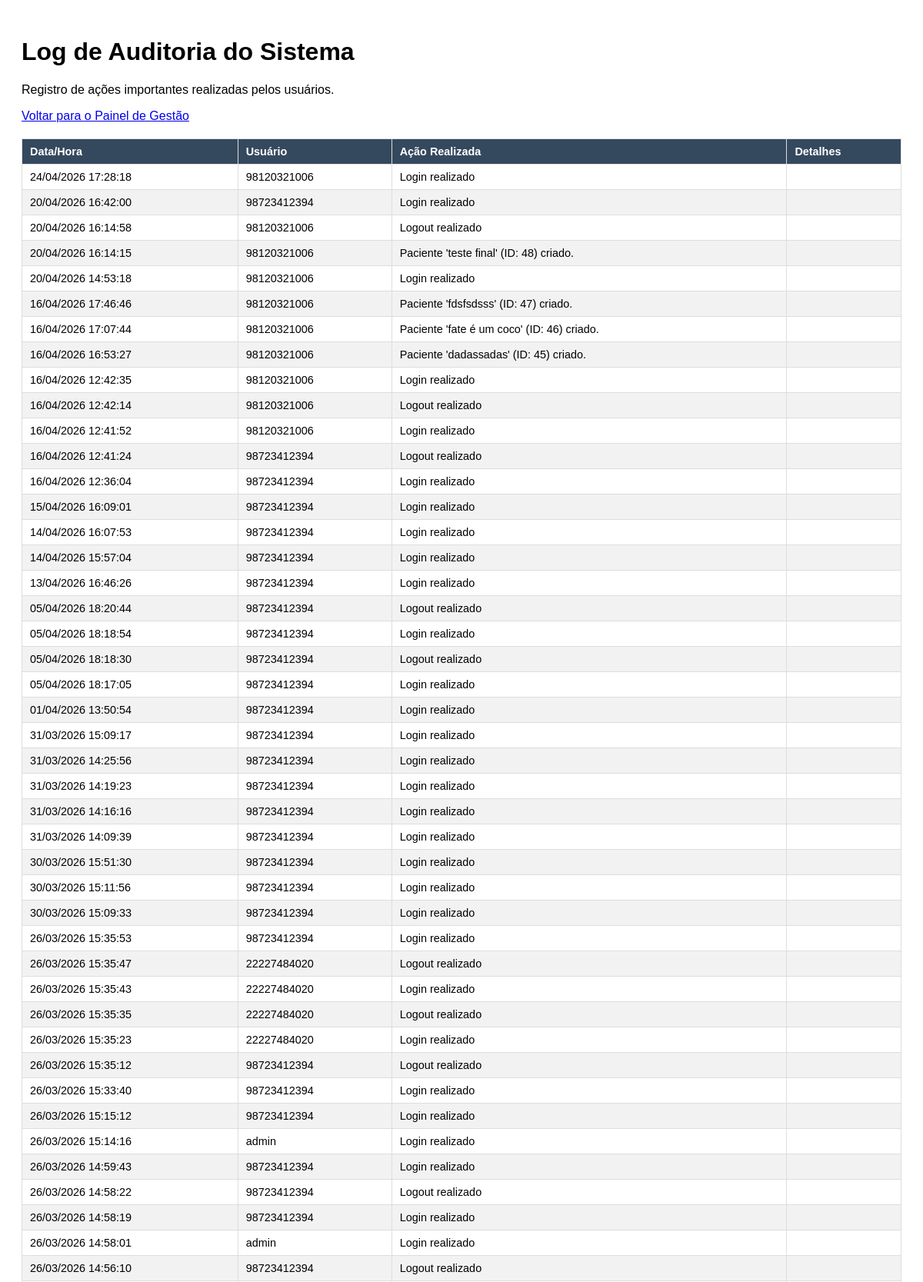
Screenshot of /master/gestao/log-auditoria/ (signed in, upper part) with the database file from the repository.
### triagem/models.py (models this page shows, shortened)
class LogAcao(models.Model):
    unidade_saude = models.ForeignKey(UnidadeSaude, on_delete=models.CASCADE, null=True) # Campo OBRIGATÓRIO
    usuario = models.ForeignKey(
        settings.AUTH_USER_MODEL,
        on_delete=models.SET_NULL, # Mantém o log mesmo se o usuário for deletado
        null=True,
        blank=True,
        verbose_name="Usuário"
    )
    acao = models.CharField(max_length=255, verbose_name="Ação Realizada")
    detalhes = models.TextField(blank=True, null=True, verbose_name="Detalhes Adicionais")
    timestamp = models.DateTimeField(auto_now_add=True, verbose_name="Data/Hora")
    class Meta:
        ordering = ['-timestamp'] # Ordena do mais recente para o mais antigo
        verbose_name = "Registro de Auditoria"
        verbose_name_plural = "Registros de Auditoria"

class CustomUser(AbstractUser):
    unidade_saude = models.ForeignKey(UnidadeSaude, on_delete=models.CASCADE, null=True) # Campo OBRIGATÓRIO
    class TipoUsuario(models.TextChoices):
        ATENDENTE = 'ATENDENTE', 'Atendente'
        MEDICO = 'MEDICO', 'Médico'
        ENFERMEIRO = 'ENFERMEIRO', 'Enfermeiro'
        ADMIN = 'ADMIN', 'Admin'
    UF_CHOICES = [
        ('AC', 'AC'), ('AL', 'AL'), ('AP', 'AP'), ('AM', 'AM'), ('BA', 'BA'),
        ('CE', 'CE'), ('DF', 'DF'), ('ES', 'ES'), ('GO', 'GO'), ('MA', 'MA'),
        ('MT', 'MT'), ('MS', 'MS'), ('MG', 'MG'), ('PA', 'PA'), ('PB', 'PB'),
        ('PR', 'PR'), ('PE', 'PE'), ('PI', 'PI'), ('RJ', 'RJ'), ('RN', 'RN'),
        ('RS', 'RS'), ('RO', 'RO'), ('RR', 'RR'), ('SC', 'SC'), ('SP', 'SP'),
        ('SE', 'SE'), ('TO', 'TO'),
    ]
    Especializacoes = [
        ('CLINICA_GERAL', 'Clínica Geral'),
        ('CARDIOLOGIA', 'Cardiologia'),
        ('ORTOPEDIA', 'Ortopedia'),
        ('PEDIATRIA', 'Pediatria'),
        ('NEUROLOGIA', 'Neurologia'),
        ('OUTRA', 'Outra')
    ]
    nome_completo = models.CharField(max_length=255)
    email = models.EmailField(unique=True)
    cpf = models.CharField(max_length=14, unique=True)
    telefone = models.CharField(max_length=20, blank=True, null=True)
    tipo_usuario = models.CharField(max_length=20, choices=TipoUsuario.choices, default=TipoUsuario.ATENDENTE)
    crm = models.CharField(max_length=20, blank=True, null=True, verbose_name="CRM")
    especializacao = models.CharField(max_length=50, choices=Especializacoes,blank=True,null=True)
    coren = models.CharField(max_length=20, blank=True, null=True, verbose_name="COREN")
    uf_registro = models.CharField(max_length=2, choices=UF_CHOICES, blank=True, null=True, verbose_name="UF do Registro Profissional")
    foto_perfil = models.ImageField(upload_to='fotos_perfil/', default='fotos_perfil/default.jpg', null=True,blank=True,verbose_name="Foto de Perfil")
    USERNAME_FIELD = 'username'
    REQUIRED_FIELDS = ['email', 'nome_completo', 'cpf']

### triagem/decorators.py (the view)
    def _wrapped_view(request, *args, **kwargs):
        if not (request.user.is_superuser or (request.user.is_authenticated and request.user.tipo_usuario == 'ADMIN')):
            raise PermissionDenied
        return view_func(request, *args, **kwargs)

### triagem/views.py (called while the page is built)
@login_required
@admin_required # Protege a view
def log_auditoria_view(request):
    unidade_atual = request.user.unidade_saude
    log_list = LogAcao.objects.filter(unidade_saude=unidade_atual) # Pega todos os logs (já ordenados pelo Meta)
    paginator = Paginator(log_list, 50) # Mostra 50 logs por página
    page_number = request.GET.get('page')
    page_obj = paginator.get_page(page_number)
    context = {
        'page_obj': page_obj,
        'pagina_ativa': 'gestao', # Ou crie um 'log' se quiser
    }
    return render(request, 'site/log_auditoria.html', context)

### triagem/templates/site/log_auditoria.html (shortened to what this page needs)
<!DOCTYPE html>
<html lang="pt-br">
<head>
</head>
<body>
    <h1>Log de Auditoria do Sistema</h1>
    <p>Registro de ações importantes realizadas pelos usuários.</p>
    <p><a href="{% url 'hosp:painel_gestao' %}">Voltar para o Painel de Gestão</a></p>
    <table>
        <thead>
            <tr>
                <th>Data/Hora</th>
                <th>Usuário</th>
                <th>Ação Realizada</th>
                <th>Detalhes</th>
            </tr>
        </thead>
        <tbody>
            {% for log in page_obj %}
            <tr>
                <td>{{ log.timestamp|date:"d/m/Y H:i:s" }}</td>
                <td>{{ log.usuario.username|default:"Sistema" }}</td>
                <td>{{ log.acao }}</td>
                <td>{{ log.detalhes|default:"" }}</td>
            </tr>
            {% empty %}
            <tr>
                <td colspan="4" style="text-align: center;">Nenhum registro de auditoria encontrado.</td>
            </tr>
            {% endfor %}
        </tbody>
    </table>
</body>
</html>

### triagem/templates/site/log_auditoria.html (style rules this page uses)
body { font-family: sans-serif; padding: 20px; }
table { width: 100%; border-collapse: collapse; margin-top: 20px; }
th, td { padding: 8px 10px; border: 1px solid #ddd; text-align: left; font-size: 0.9em; }
thead { background-color: #34495e; color: white; }
tbody tr:nth-child(even) { background-color: #f2f2f2; }

### rows the page displays
LogAcao: timestamp "24/04/2026 17:28:18", usuario.username "98120321006", acao "Login realizado"
LogAcao: timestamp "20/04/2026 16:42:00", usuario.username "98723412394", acao "Login realizado"
LogAcao: timestamp "20/04/2026 16:14:58", usuario.username "98120321006", acao "Logout realizado"
LogAcao: timestamp "20/04/2026 16:14:15", usuario.username "98120321006", acao "Paciente 'teste final' (ID: 48) criado."
LogAcao: timestamp "20/04/2026 14:53:18", usuario.username "98120321006", acao "Login realizado"
LogAcao: timestamp "16/04/2026 17:46:46", usuario.username "98120321006", acao "Paciente 'fdsfsdsss' (ID: 47) criado."
LogAcao: timestamp "16/04/2026 17:07:44", usuario.username "98120321006", acao "Paciente 'fate é um coco' (ID: 46) criado."
LogAcao: timestamp "16/04/2026 16:53:27", usuario.username "98120321006", acao "Paciente 'dadassadas' (ID: 45) criado."
LogAcao: timestamp "16/04/2026 12:42:35", usuario.username "98120321006", acao "Login realizado"
LogAcao: timestamp "16/04/2026 12:42:14", usuario.username "98120321006", acao "Logout realizado"
LogAcao: timestamp "16/04/2026 12:41:52", usuario.username "98120321006", acao "Login realizado"
LogAcao: timestamp "16/04/2026 12:41:24", usuario.username "98723412394", acao "Logout realizado"
LogAcao: timestamp "16/04/2026 12:36:04", usuario.username "98723412394", acao "Login realizado"
LogAcao: timestamp "15/04/2026 16:09:01", usuario.username "98723412394", acao "Login realizado"
LogAcao: timestamp "14/04/2026 16:07:53", usuario.username "98723412394", acao "Login realizado"
LogAcao: timestamp "14/04/2026 15:57:04", usuario.username "98723412394", acao "Login realizado"
LogAcao: timestamp "13/04/2026 16:46:26", usuario.username "98723412394", acao "Login realizado"
LogAcao: timestamp "05/04/2026 18:20:44", usuario.username "98723412394", acao "Logout realizado"
LogAcao: timestamp "05/04/2026 18:18:54", usuario.username "98723412394", acao "Login realizado"
LogAcao: timestamp "05/04/2026 18:18:30", usuario.username "98723412394", acao "Logout realizado"
LogAcao: timestamp "05/04/2026 18:17:05", usuario.username "98723412394", acao "Login realizado"
LogAcao: timestamp "01/04/2026 13:50:54", usuario.username "98723412394", acao "Login realizado"
LogAcao: timestamp "31/03/2026 15:09:17", usuario.username "98723412394", acao "Login realizado"
LogAcao: timestamp "31/03/2026 14:25:56", usuario.username "98723412394", acao "Login realizado"
LogAcao: timestamp "31/03/2026 14:19:23", usuario.username "98723412394", acao "Login realizado"
LogAcao: timestamp "31/03/2026 14:16:16", usuario.username "98723412394", acao "Login realizado"
LogAcao: timestamp "31/03/2026 14:09:39", usuario.username "98723412394", acao "Login realizado"
LogAcao: timestamp "30/03/2026 15:51:30", usuario.username "98723412394", acao "Login realizado"
LogAcao: timestamp "30/03/2026 15:11:56", usuario.username "98723412394", acao "Login realizado"
LogAcao: timestamp "30/03/2026 15:09:33", usuario.username "98723412394", acao "Login realizado"
LogAcao: timestamp "26/03/2026 15:35:53", usuario.username "98723412394", acao "Login realizado"
LogAcao: timestamp "26/03/2026 15:35:47", usuario.username "22227484020", acao "Logout realizado"
LogAcao: timestamp "26/03/2026 15:35:43", usuario.username "22227484020", acao "Login realizado"
LogAcao: timestamp "26/03/2026 15:35:35", usuario.username "22227484020", acao "Logout realizado"
LogAcao: timestamp "26/03/2026 15:35:23", usuario.username "22227484020", acao "Login realizado"
LogAcao: timestamp "26/03/2026 15:35:12", usuario.username "98723412394", acao "Logout realizado"
LogAcao: timestamp "26/03/2026 15:33:40", usuario.username "98723412394", acao "Login realizado"
LogAcao: timestamp "26/03/2026 15:15:12", usuario.username "98723412394", acao "Login realizado"
LogAcao: timestamp "26/03/2026 15:14:16", usuario.username "admin", acao "Login realizado"
LogAcao: timestamp "26/03/2026 14:59:43", usuario.username "98723412394", acao "Login realizado"
LogAcao: timestamp "26/03/2026 14:58:22", usuario.username "98723412394", acao "Logout realizado"
LogAcao: timestamp "26/03/2026 14:58:19", usuario.username "98723412394", acao "Login realizado"
LogAcao: timestamp "26/03/2026 14:58:01", usuario.username "admin", acao "Login realizado"
LogAcao: timestamp "26/03/2026 14:56:10", usuario.username "98723412394", acao "Logout realizado"
